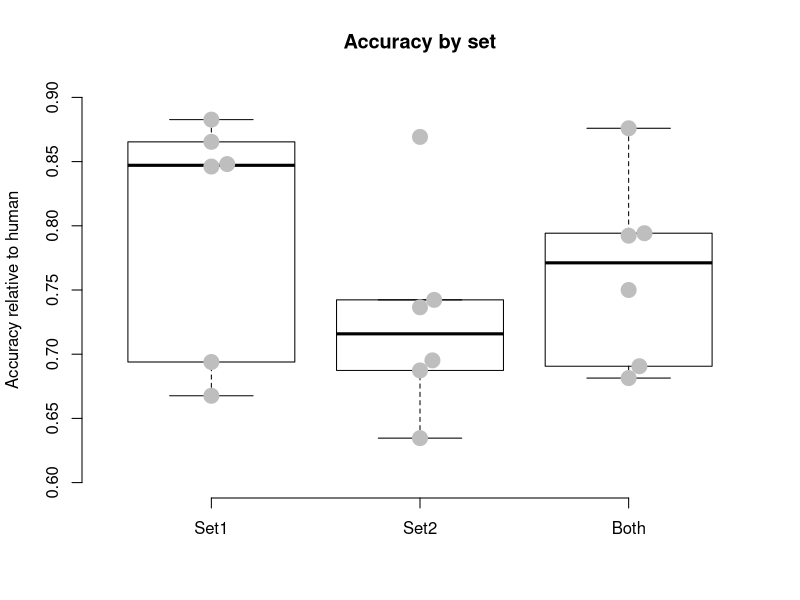
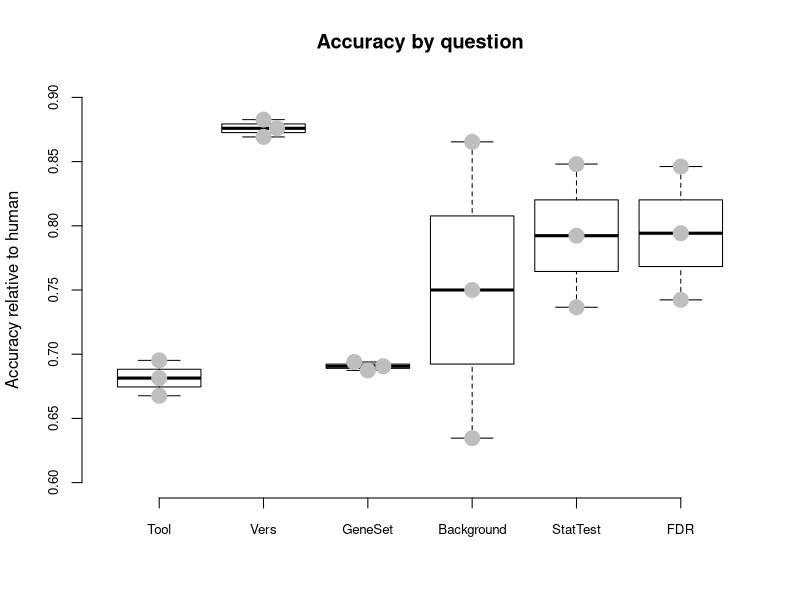
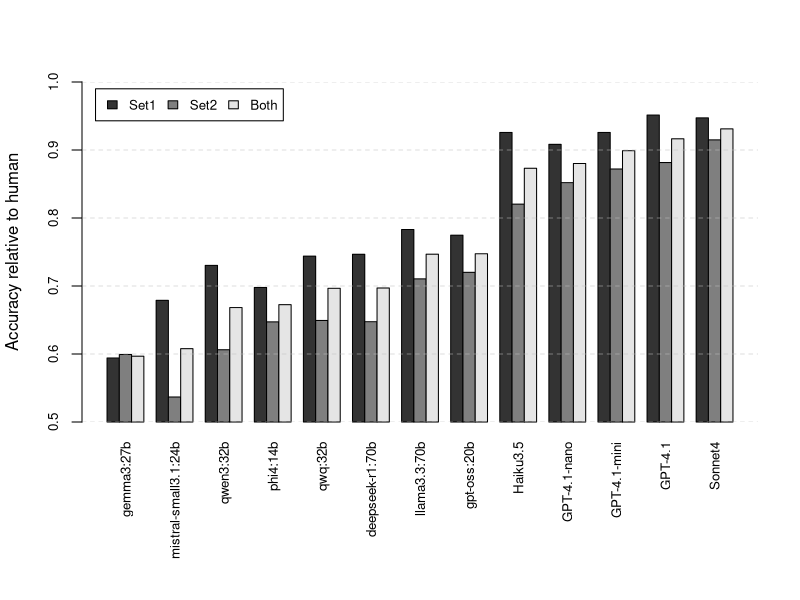

Here is the R script that generated these plots, in order:
## ---- chunk 1

library("kableExtra")
library("beeswarm")
knitr::opts_chunk$set(dev = 'svg') # set output device to svg

## ---- chunk 2

pkg1 <- read.table("pkg1.tsv",sep="\t",header=TRUE,quote='"')
pkg2 <- read.table("pkg2.tsv",sep="\t",header=TRUE,quote='"')

pkg1 <- subset(pkg1,Model!="human")
pkg2 <- subset(pkg2,Model!="human")

pkg1 <- pkg1[,c(1,8:13)]
pkg2 <- pkg2[,c(1,8:13)]

a1 <- aggregate(. ~ Model, pkg1, mean )
a2 <- aggregate(. ~ Model, pkg2, mean )

a1 |> kbl(caption = "pkg1") |> kable_paper("hover", full_width = F)
a2 |> kbl(caption = "pkg1") |> kable_paper("hover", full_width = F)

p12 <- rbind(pkg1,pkg2)
a12 <- aggregate(. ~ Model, p12, mean )

a12 |> kbl(caption = "pkg1") |> kable_paper("hover", full_width = F)

## ---- chunk 3

rownames(a1) <- a1$Model ; a1[,1] = NULL
rownames(a2) <- a2$Model ; a2[,1] = NULL
rownames(a12) <- a12$Model ; a12[,1] = NULL

al <- list("Set1"=colMeans(a1), "Set2"=colMeans(a2), "Both"=colMeans(a12) )

al

boxplot(al,beside=TRUE,ylim=c(0.6,0.9),col="white",frame=FALSE,
  main="Accuracy by set", ylab="Accuracy relative to human")
beeswarm(al,add=TRUE,cex=2,col="gray",pch=19)

amx <- do.call(rbind,al)
amx

la <- lapply(1:length(al[[1]]), function(i) { unlist(lapply(al,function(x) {x[i]} ) ) })
names(la) <- c("Tool","Vers","GeneSet","Background","StatTest","FDR")
for ( i in 1:6) { names(la[[i]]) <- c("Set1","Set2","Both")  }

par(cex.axis=0.8)
boxplot(la,beside=TRUE,ylim=c(0.6,0.9),col="white",frame=FALSE,
  main="Accuracy by question", ylab="Accuracy relative to human")
beeswarm(la,add=TRUE,cex=2,col="gray",pch=19)

## ---- chunk 4

aa <- list("Set1"=rowMeans(a1),"Set2"=rowMeans(a2),"Both"=rowMeans(a12))

aamx <- do.call(rbind,aa)
aamx2 <- aamx[,order(colMeans(aamx))]

par(mar=c(8.9,4.1,4.1,2.1))

mycols=c("gray20","gray50","gray90" )

barplot(aamx2-0.5,beside=2,ylim=c(0.5,1),offset=0.5,col=mycols,
  las=3,ylab="Accuracy relative to human")

lapply(seq(0.5,1,0.1),function(h) {
  abline(h=h,lty=2,lwd=0.5,col="gray")
})

legend("topleft", inset=.02, c("Set1","Set2","Both"),
  fill=mycols, horiz=TRUE, cex=0.8)

## ---- chunk 5

sessionInfo()
